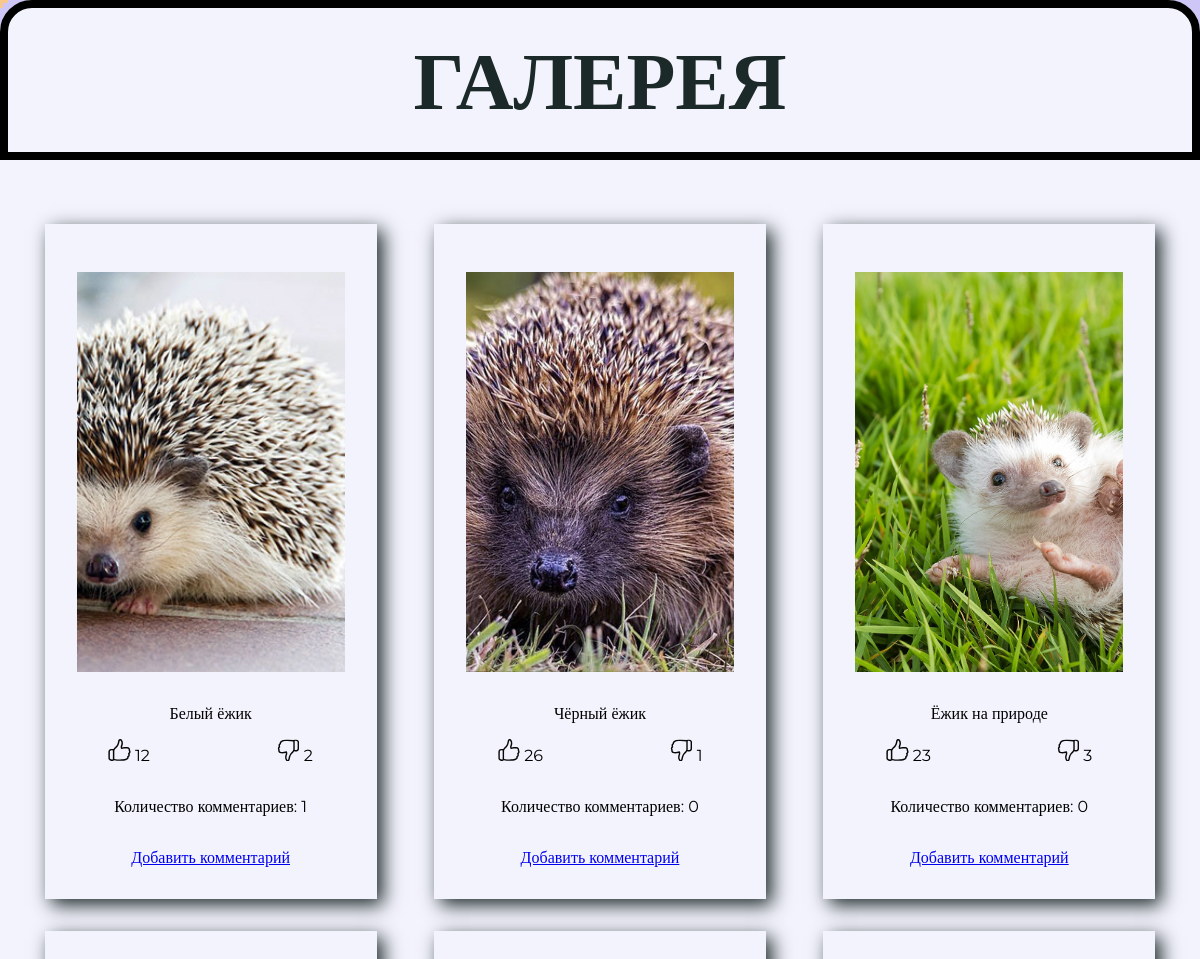
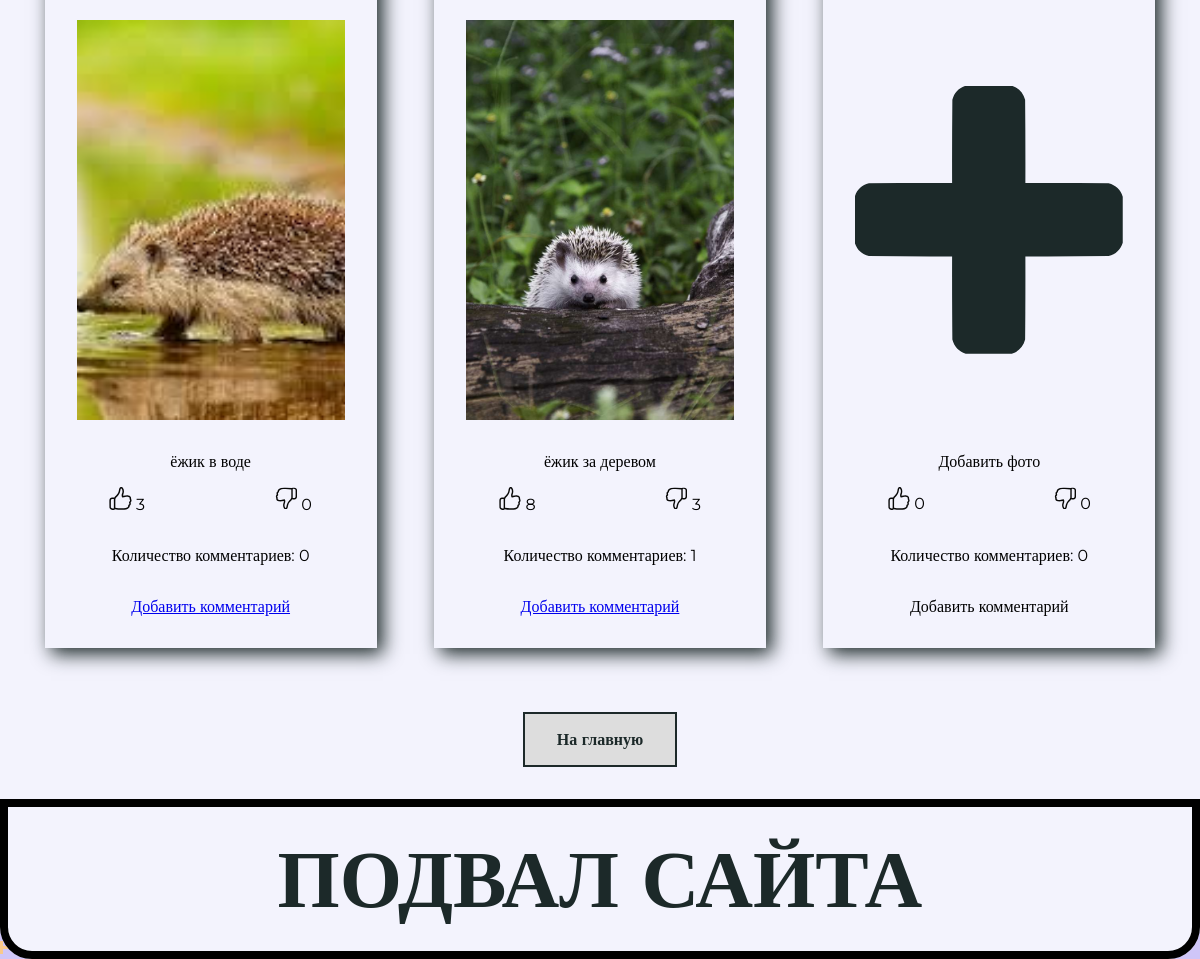
Screenshot of /galary/index.php?route=cat&category=hedgehogs with the database file from the repository (2 pictures, top to bottom).
### tables this page shows
CREATE TABLE `img` (
  `id` int NOT NULL,
  `img_num` int NOT NULL,
  `img_desc` tinytext NOT NULL,
  `link` tinytext NOT NULL,
  `like` int UNSIGNED NOT NULL,
  `dislike` int UNSIGNED NOT NULL
);

### galary/index.php (called while the page is built, shortened)
<?php
$base_path = __DIR__ . '/';
require_once $base_path . 'router.php';

### galary/cat.php (the view, shortened to what this page needs)
<?php require_once $base_path . '/__header.php'; ?>
<div class="photo_albom">
<?php global $ctt;
$connection = new PDO('mysql:host=localhost;dbname=galary_bd;charset=utf8',\Settings\USER_NAME,\Settings\PASSWORD);
$res = $connection->query("SELECT id FROM category WHERE category = '$ctt';");
foreach ($res as $result){
$ident = $result['id'];
}
$res = $connection->query("SELECT * FROM img WHERE id = '$ident';");
foreach ($res as $result){
    $img_number = $result["img_num"];
    ?>
    <div class="photo_item" id="<?php echo $img_number ?>">
    <a href="<?php echo $result['link'] ?>"><img src="<?php echo $result['link'] ?>" ></a>
    <span class="description_image"><?php echo $result['img_desc'] ?></span>
    <div class="like_dislike">
    <div class="like"><a href=""><img class="like_img" src="img/like.svg"></a>
    <span class="span_like"><?php echo $result['like'] ?></span>
    </div>
    <div class="dislike"><a href=""><img class="dis_like_img" src="img/like.svg"></a>
    <span class="span_dislike"><?php echo $result['dislike'] ?></span>
    </div>
    </div>
    <div>
        Количество комментариев:
        <?php
        $result_count = $connection->query("SELECT COUNT(*) AS comment_count FROM comment WHERE img_num = '$img_number';");
        foreach ($result_count as $r_s){
            echo $r_s['comment_count'];
        }
        ?>
    </div>
    <div>
        <a href="/?route=add_comment&category=<?php echo $ctt ?>&img_id=<?php echo $img_number ?>">Добавить комментарий</a>
    </div>
    </div>
    <?php } ?>
    <div class="photo_item">
    <a href="/?route=img_add&category=<?php echo $ctt ?>"><img style="object-fit:contain;" src="img/plus.svg"></a>
    <span class="description_image">Добавить фото</span>
    <div class="like_dislike">
    <div class="like"><a href=""><img class="like_img" src="img/like.svg"></a>
    0
    </div>
    <div class="dislike"><a href=""><img class="dis_like_img" src="img/like.svg"></a>
    0
    </div>
    </div>
    <div>
        Количество комментариев: 0
    </div>
    <div>
        Добавить комментарий
    </div>
</div>
    </div>
    <a class="back_btn" href='/'>На главную</a>
<?php require_once $base_path . '/__footer.php'; ?>

### galary/router.php (shortened to what this page needs)
<?php
$request_path = $_GET['route'];
if(isset($_GET['category'])){
$ctt = $_GET['category'];
}
if($request_path == 'cat'){
    require $base_path . '/cat.php';
}

### galary/__header.php (shortened to what this page needs)
<!DOCTYPE html>
<html lang="rus">
<head>
    <link href="style.css" type="text/css" rel="stylesheet" />
</head>
<body>
    <div class="body__cover">
        <div class="header">
            галерея
        </div>

### galary/__footer.php
<div class="footer">
            подвал сайта
        </div>
    </div>
</body>
</html>

### galary/style.css (style rules this page uses)
:root { box-sizing: border-box; }
body,html { width: 100%; height: 100%; background: repeating-linear-gradient(to right, transparent 0, transparent 8px, var(--main_color) 8px, var(--main_color) 122px, transparent 122px, transparent 127px), repeating-linear-gradient(180deg, transparent 0, transparent 8px, var(--main_color) 8px, var(--main_color) 122px, transparent 122px, transparent 127px), repeating-linear-gradient(180deg, rgb(249, 201, 139), rgb(249, 201, 139) 3px, transparent 3px, transparent 127px), repeating-linear-gradient(to right, rgb(249, 201, 139), rgb(249, 201, 139) 3px, var(--main_color) 3px, var(--main_color) 127px); margin: 0; padding: 0; }
.body__cover { min-height: 100%; background-color: rgb(243, 243, 253); max-width: 1920px; margin: 0 auto; display: flex; flex-direction: column; padding: 0 1rem; justify-content: space-between; align-items: center; border-radius: 2rem; }
.header { display: flex; width: calc(100% + 2rem); min-height: 10rem; margin: 0 -1rem; padding: 0 1rem; background-color: rgb(243, 243, 253); border-radius: 2rem 2rem 0 0; text-transform: uppercase; color: rgb(28, 41, 41); font-size: 5rem; font-weight: bold; justify-content: center; align-items: center; border: .5rem solid black; }
.footer { display: flex; width: calc(100% + 2rem); min-height: 10rem; margin: 0 -1rem; padding: 0 1rem; background-color: rgb(243, 243, 253); border-radius: 0 0 2rem 2rem; text-transform: uppercase; color: rgb(28, 41, 41); font-size: 5rem; font-weight: bold; justify-content: center; align-items: center; border: .5rem solid black; }
.photo_albom { width: 100%; display: flex; flex-wrap: wrap; justify-content: space-around; align-items: center; margin: 3rem auto; }
.photo_item { max-width: 400px; min-height: 550px; margin: 1rem; display: flex; justify-content: space-around; padding: 1rem 0; flex-direction: column; box-shadow: 6px 6px 18px rgb(28, 41, 41); }
.photo_item >a { display: block; max-width: 300px; margin: 1rem; padding: 1rem; }
.photo_item >a >img { display: block; width: 100%; height: 400px; object-fit: cover; }
.photo_item >div { margin: 1rem auto; }
.back_btn { padding: 1rem 2rem; background-color: #dddddd; color: rgb(28, 41, 41); text-decoration: none; font-weight: 700; border: 2px solid rgb(28, 41, 41); margin-bottom: 2rem; }
.like_dislike { width: 100%; display: flex; flex-wrap: wrap; }
.like_img, .dis_like_img { width: 1.4rem; }
.dis_like_img { transform: rotate(180deg); }

### rows the page displays
img: link (picture), img_desc "Белый ёжик", like "12", dislike "2", comment_count "1"
img: link (picture), img_desc "Чёрный ёжик", like "26", dislike "1", comment_count "0"
img: link (picture), img_desc "Ёжик на природе", like "23", dislike "3", comment_count "0"
img: link (picture), img_desc "ёжик в воде", like "3", dislike "0", comment_count "0"
img: link (picture), img_desc "ёжик за деревом", like "8", dislike "3", comment_count "1"
